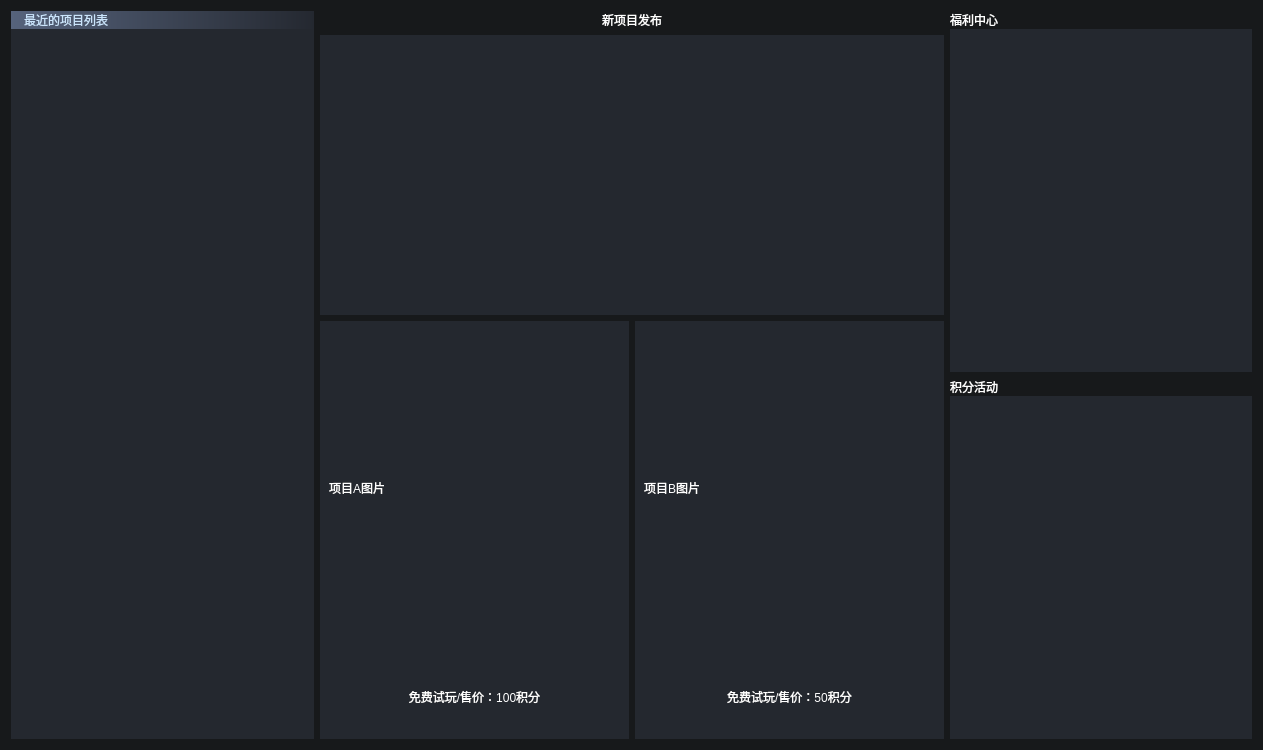
<?xml version="1.0" encoding="UTF-8"?>
<ui version="4.0">
 <class>Store</class>
 <widget class="QWidget" name="Store">
  <property name="geometry">
   <rect>
    <x>0</x>
    <y>0</y>
    <width>1263</width>
    <height>750</height>
   </rect>
  </property>
  <property name="windowTitle">
   <string>Form</string>
  </property>
  <property name="styleSheet">
   <string notr="true">#Store{
	
	
	background-color: rgb(23, 25, 27);
}

*{
	color: rgb(255, 255, 255);
	font: 12pt &quot;Arial&quot;;
	border: 0px;
	background-color: rgb(36, 40, 47);
}</string>
  </property>
  <layout class="QHBoxLayout" name="horizontalLayout_2">
   <item>
    <layout class="QVBoxLayout" name="verticalLayout">
     <property name="spacing">
      <number>0</number>
     </property>
     <item>
      <widget class="QLabel" name="label">
       <property name="sizePolicy">
        <sizepolicy hsizetype="Minimum" vsizetype="Preferred">
         <horstretch>0</horstretch>
         <verstretch>0</verstretch>
        </sizepolicy>
       </property>
       <property name="minimumSize">
        <size>
         <width>200</width>
         <height>0</height>
        </size>
       </property>
       <property name="font">
        <font>
         <family>Segoe UI</family>
         <pointsize>9</pointsize>
         <weight>50</weight>
         <italic>false</italic>
         <bold>false</bold>
        </font>
       </property>
       <property name="styleSheet">
        <string notr="true">color: rgb(202, 228, 251);
padding-left:10px;
background-color: qlineargradient(spread:pad, x1:0, y1:0, x2:1, y2:0, stop:0 rgb(86, 99, 124), stop:1 rgb(36, 40, 48));
border: 0px;
margin: 0px;
font: 9pt &quot;Segoe UI&quot;;
</string>
       </property>
       <property name="text">
        <string>最近的项目列表</string>
       </property>
       <property name="alignment">
        <set>Qt::AlignLeading|Qt::AlignLeft|Qt::AlignVCenter</set>
       </property>
      </widget>
     </item>
     <item>
      <widget class="QListWidget" name="play_current_list">
       <property name="styleSheet">
        <string notr="true"/>
       </property>
      </widget>
     </item>
    </layout>
   </item>
   <item>
    <layout class="QVBoxLayout" name="verticalLayout_2" stretch="0,1,8">
     <item>
      <widget class="QLabel" name="label_7">
       <property name="styleSheet">
        <string notr="true">background-color: rgb(23, 25, 27);
font: 9pt &quot;Segoe UI&quot;;</string>
       </property>
       <property name="text">
        <string>新项目发布</string>
       </property>
       <property name="alignment">
        <set>Qt::AlignCenter</set>
       </property>
      </widget>
     </item>
     <item>
      <widget class="QListWidget" name="new_game_list">
       <property name="sizePolicy">
        <sizepolicy hsizetype="Expanding" vsizetype="Minimum">
         <horstretch>0</horstretch>
         <verstretch>0</verstretch>
        </sizepolicy>
       </property>
       <property name="minimumSize">
        <size>
         <width>624</width>
         <height>280</height>
        </size>
       </property>
       <property name="styleSheet">
        <string notr="true"/>
       </property>
       <property name="flow">
        <enum>QListView::LeftToRight</enum>
       </property>
      </widget>
     </item>
     <item>
      <layout class="QHBoxLayout" name="horizontalLayout">
       <item>
        <layout class="QVBoxLayout" name="verticalLayout_5" stretch="8,2">
         <property name="spacing">
          <number>0</number>
         </property>
         <item>
          <widget class="QWidget" name="game_a_widget" native="true">
           <layout class="QVBoxLayout" name="verticalLayout_8">
            <item>
             <widget class="QLabel" name="gamePicA">
              <property name="text">
               <string>项目A图片</string>
              </property>
             </widget>
            </item>
           </layout>
          </widget>
         </item>
         <item>
          <widget class="QLabel" name="gameA_lable">
           <property name="text">
            <string>免费试玩/售价：100积分</string>
           </property>
           <property name="alignment">
            <set>Qt::AlignCenter</set>
           </property>
          </widget>
         </item>
        </layout>
       </item>
       <item>
        <layout class="QVBoxLayout" name="verticalLayout_6" stretch="8,2">
         <property name="spacing">
          <number>0</number>
         </property>
         <item>
          <widget class="QWidget" name="game_a_widget_2" native="true">
           <layout class="QVBoxLayout" name="verticalLayout_9">
            <item>
             <widget class="QLabel" name="gamePicB">
              <property name="text">
               <string>项目B图片</string>
              </property>
             </widget>
            </item>
           </layout>
          </widget>
         </item>
         <item>
          <widget class="QLabel" name="gameB_label">
           <property name="text">
            <string>免费试玩/售价：50积分</string>
           </property>
           <property name="alignment">
            <set>Qt::AlignCenter</set>
           </property>
          </widget>
         </item>
        </layout>
       </item>
      </layout>
     </item>
    </layout>
   </item>
   <item>
    <layout class="QVBoxLayout" name="verticalLayout_7">
     <item>
      <layout class="QVBoxLayout" name="verticalLayout_3">
       <property name="spacing">
        <number>0</number>
       </property>
       <item>
        <widget class="QLabel" name="label_3">
         <property name="sizePolicy">
          <sizepolicy hsizetype="Preferred" vsizetype="Preferred">
           <horstretch>0</horstretch>
           <verstretch>0</verstretch>
          </sizepolicy>
         </property>
         <property name="styleSheet">
          <string notr="true">background-color: rgb(23, 25, 27);
font: 9pt &quot;微软雅黑&quot;;</string>
         </property>
         <property name="text">
          <string>福利中心</string>
         </property>
         <property name="alignment">
          <set>Qt::AlignLeading|Qt::AlignLeft|Qt::AlignVCenter</set>
         </property>
        </widget>
       </item>
       <item>
        <widget class="QListWidget" name="welfare_center_list">
         <property name="styleSheet">
          <string notr="true">QListWidget::Item:hover{
	color:none
}</string>
         </property>
        </widget>
       </item>
      </layout>
     </item>
     <item>
      <layout class="QVBoxLayout" name="verticalLayout_4">
       <property name="spacing">
        <number>0</number>
       </property>
       <item>
        <widget class="QLabel" name="label_4">
         <property name="sizePolicy">
          <sizepolicy hsizetype="Preferred" vsizetype="Preferred">
           <horstretch>0</horstretch>
           <verstretch>0</verstretch>
          </sizepolicy>
         </property>
         <property name="styleSheet">
          <string notr="true">background-color: rgb(23, 25, 27);
font: 9pt &quot;微软雅黑&quot;;</string>
         </property>
         <property name="text">
          <string>积分活动</string>
         </property>
         <property name="alignment">
          <set>Qt::AlignLeading|Qt::AlignLeft|Qt::AlignVCenter</set>
         </property>
        </widget>
       </item>
       <item>
        <widget class="QListWidget" name="game_point_list">
         <property name="styleSheet">
          <string notr="true"/>
         </property>
        </widget>
       </item>
      </layout>
     </item>
    </layout>
   </item>
  </layout>
 </widget>
 <resources/>
 <connections/>
</ui>
